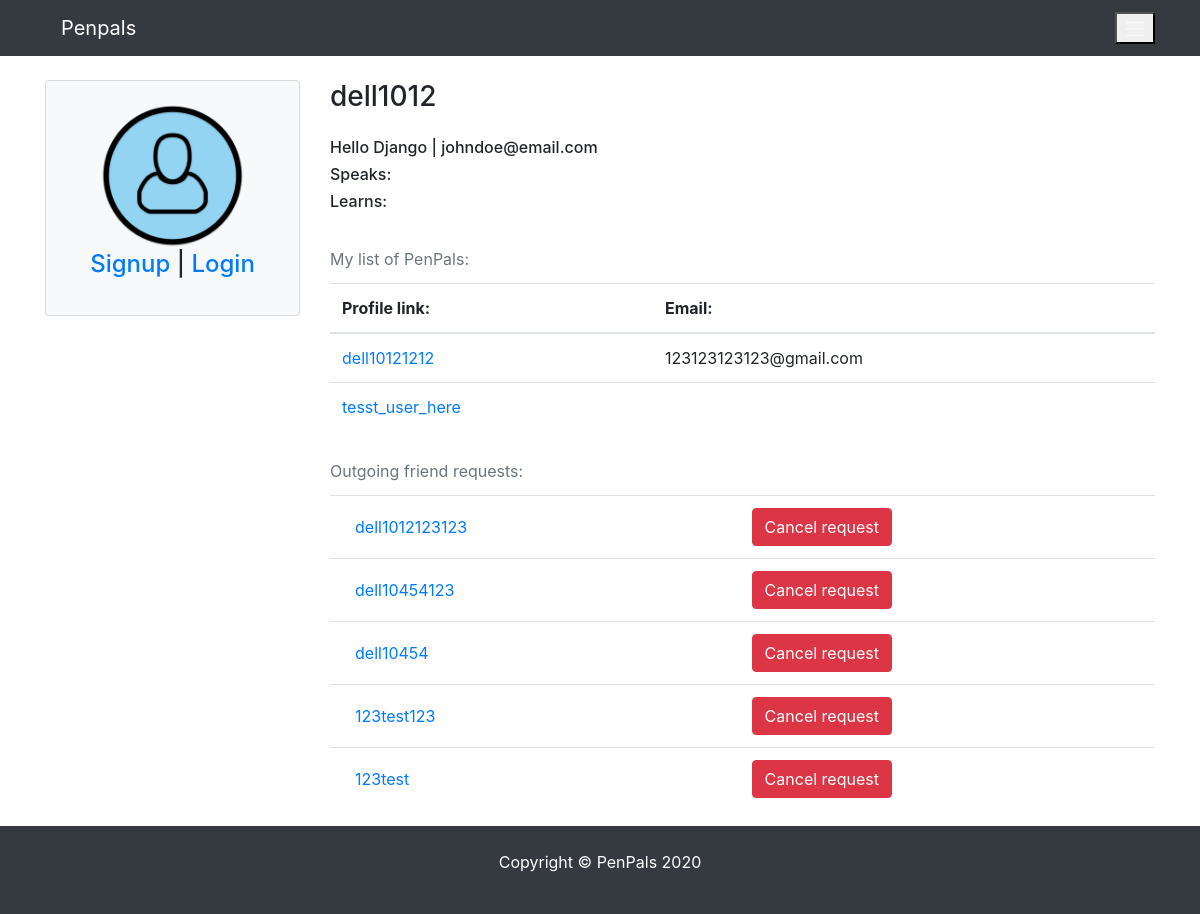
The app's page /profile/5, older data.
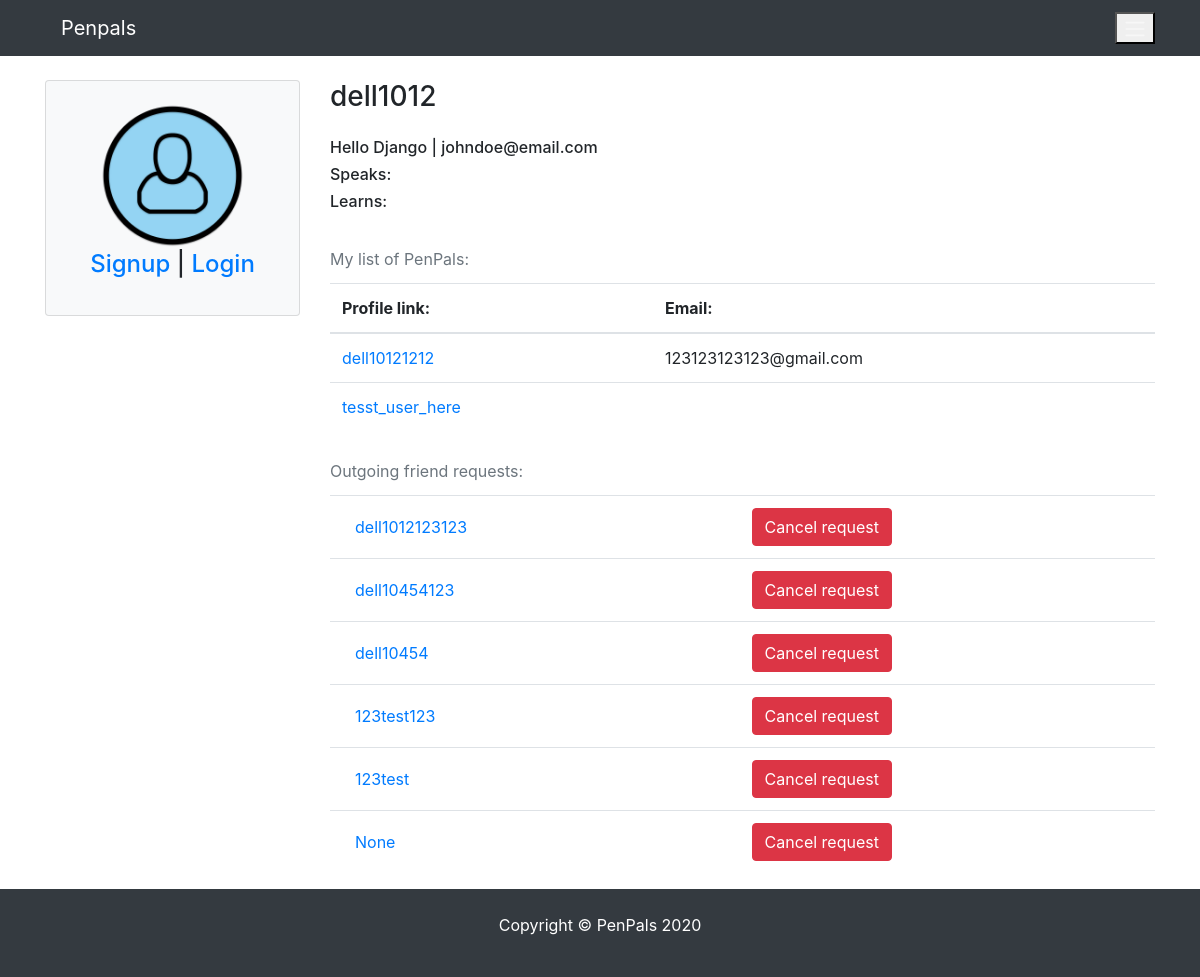
The same page, newer data.
### pages/models.py (models this page shows, shortened)
class Profile(models.Model):
    user = models.OneToOneField(
        User, blank=True, null=True, on_delete=models.CASCADE)
    first = models.CharField(max_length=200, blank=True, null=True)
    last = models.CharField(max_length=200, blank=True, null=True)
    photo = models.ImageField(
        default='user.png', upload_to='photos/%y/%m',  blank=True, null=True)
    friends = models.ManyToManyField('self', blank=True)
    speaks = models.CharField(max_length=200, blank=True, null=True)
    learns = models.CharField(max_length=200, blank=True, null=True)
    def __init__(self, *args, **kwargs):
         super(Profile, self).__init__(*args, **kwargs)
         self.speaks = from_value_to_label(self.speaks)
         self.learns = from_value_to_label(self.learns)
    def __str__(self):
        return str(self.user)
    class Meta:
        ordering = ['-id']

class FriendRequest(models.Model):
    to_profile = models.ForeignKey(Profile, related_name="to_profile", on_delete=models.CASCADE)
    from_profile = models.ForeignKey(Profile, related_name="from_profile", on_delete=models.CASCADE)
    created = models.DateTimeField(auto_now_add=True)

### pages/views.py (the view, shortened to what this page needs)
# urls.py: path('profile/<int:profile_id>', ProfileView.as_view(), name="profile"),
class ProfileView(SuccessMessageMixin, DetailView):
    template_name = 'pages/profile.html'
    form_class = ProfileViewForm
    context_object_name = 'profile'
    model = Profile
    friends = Profile.objects.none()
    instance = Profile.objects.none()
    def get_object(self):
        self.instance = Profile.objects.get(id=self.kwargs['profile_id'])  # self.request.user.profile.id)
        self.friends = FriendRequest.objects.filter(to_profile = self.instance)
        return self.instance
    def get_context_data(self, **kwargs):
        self.friends = self.instance.friends.all()
        received_requests = FriendRequest.objects.filter(to_profile = self.instance)
        outgoing_requests = self.instance.from_profile.all()
        button_friend_text = ""
        if self.request.user.is_authenticated:
            if self.request.user.profile not in self.friends:
                button_friend_text = "not_friend_yet"
                if len(FriendRequest.objects.filter(from_profile = self.request.user.profile).filter(to_profile=self.instance))==1:
                    button_friend_text = "request_sent"
        self.context_data = {
            'profile': self.instance,
            'friends': self.friends,
            'received_requests': received_requests,
            'outgoing_requests': outgoing_requests,
            'button_friend_text': button_friend_text,
        }
        return self.context_data

### pages/utils.py (called while the page is built)
def from_value_to_label(field):
    if field is not None:
        list_of_labels = [label for value, label in LANGUAGE_CHOICES if str(value) in field]
        return ", ".join(list_of_labels)  # list_of_labels  #ast.literal_eval(field)  # [int(i) for i in field.replace('[','').replace(']','').replace(',','').replace("'",'').split(" ")] # list_of_labels #
    return field

### pages/templates/pages/profile.html (shortened to what this page needs)
{% extends 'pages/base.html' %} {% block content %}
<div class="row">
  {% include 'pages/partials/_sidebar.html' %}
  <div class="col-md-9 col-sm-12">
    <h3>{{profile.user}}</h3>
    <div class="my-4">
      <h6>{{profile.first}} {{profile.last}} | {{profile.user.email}}</h6>
      <h6>Speaks: {{profile.speaks}}</h6>
      <h6>Learns: {{profile.learns}}</h6>
    </div>
    {% if friends %}
    <div class="table-responsive">
      <table class="table">
        <caption>
          My list of PenPals:
        </caption>
        <thead>
          <tr>
            <th>Profile link:</th>
            <th>Email:</th>
          </tr>
        </thead>
        <tbody>
          {% for friend_profile in friends %}
          <tr>
            <td>
              <a href="{% url 'pages:profile' friend_profile.id %}"
                >{{friend_profile}}</a
              >
            </td>
            <td>{{friend_profile.user.email}}</td>
          </tr>
          {% endfor %}
        </tbody>
      </table>
    </div>
    {% endif %}
    {% if outgoing_requests %}
    <div class="table-responsive">
      <table class="table">
        <caption>
          Outgoing friend requests:
        </caption>
        <tbody>
          {% for request_outgoing in outgoing_requests %}
          <tr>
            <td>
              <a
                href="{% url 'pages:profile' request_outgoing.to_profile.id %}"
                class="btn text-primary"
                >{{request_outgoing.to_profile}}</a
              >
            </td>
            <td>
              <a
                href="{% url 'pages:drop_request' request_outgoing.to_profile.id %}"
                class="btn btn-danger"
                >Cancel request</a
              >
            </td>
          </tr>
          {% endfor %}
        </tbody>
      </table>
    </div>
    {% endif %}
  </div>
</div>
{% endblock content %}

Row changes from the older to the newer data that the page shows:
added FriendRequest: to_profile "None"
